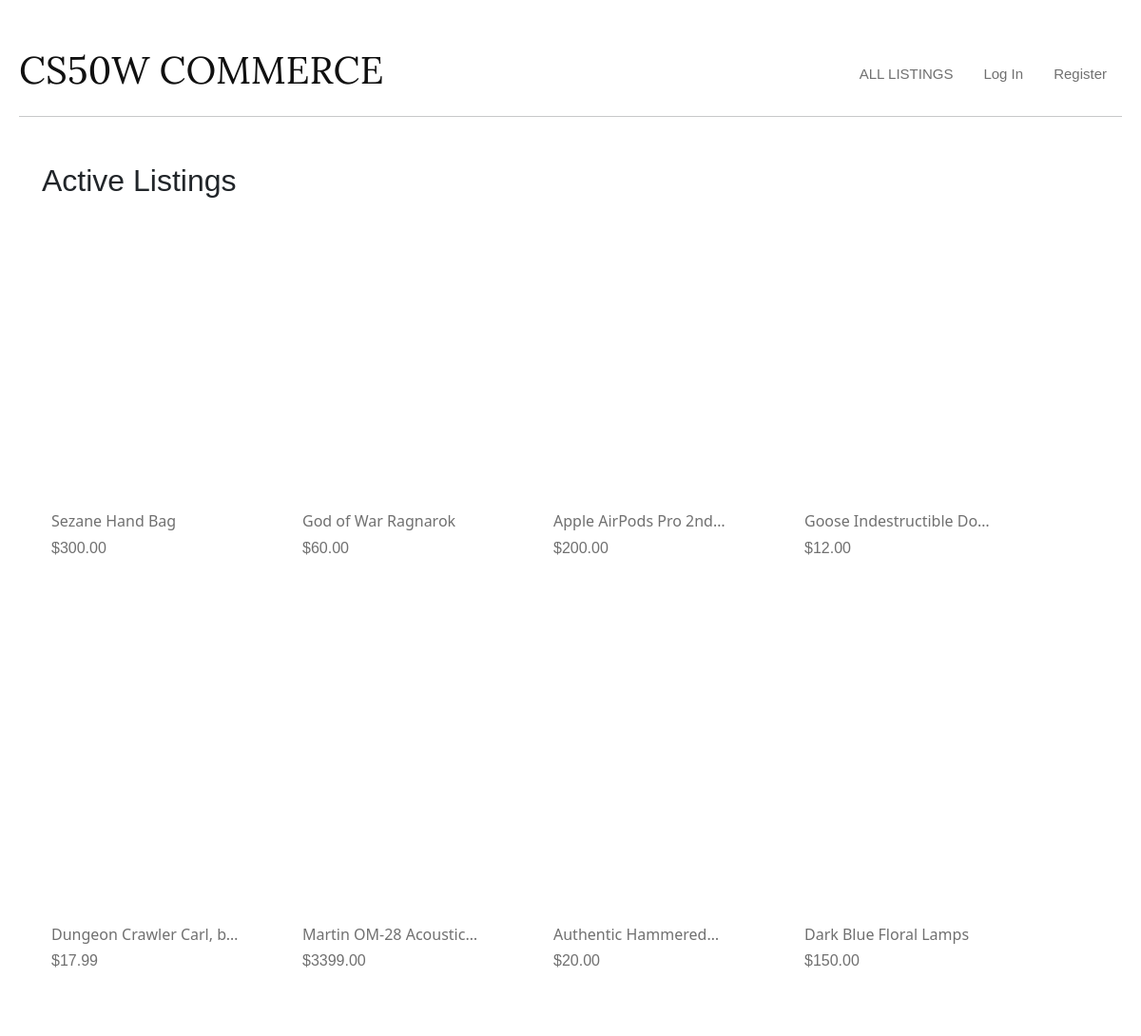
Before: / with the older database file.
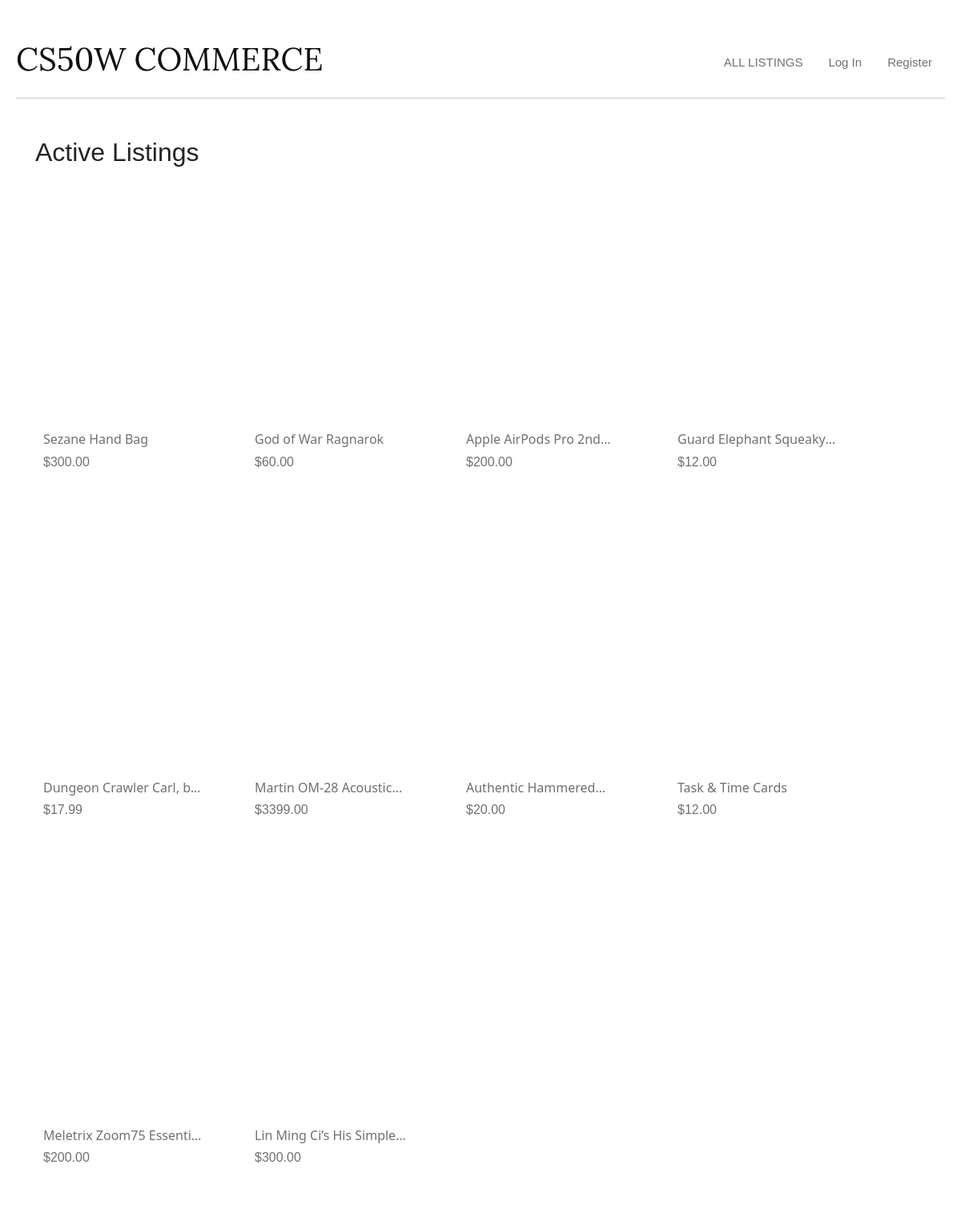
After: the same page with the newer database file.
### auctions/models.py (models this page shows, shortened)
class Listing(models.Model):
    title = models.CharField(max_length=50)
    description = models.CharField(max_length=1000)
    image = models.CharField(max_length=1000)
    price = models.FloatField()
    isActive = models.BooleanField(default=True)
    user = models.ForeignKey(User, on_delete=models.CASCADE, blank=True, null=True, related_name="user")
    category = models.ForeignKey(Category, on_delete=models.CASCADE, blank=True, null=True, related_name="category")
    watchlist = models.ManyToManyField(User, blank=True, null=True, related_name="listingWatchlist")

### auctions/views.py (the view)
# urls.py: path("", views.index, name="index"),
def index(request):
    activeListings = Listing.objects.filter(isActive=True)
    allCategories = Category.objects.all()
    return render(request, "auctions/index.html", {
        "listings": activeListings,
        "categories": allCategories
    })

### auctions/templates/auctions/index.html
{% extends "auctions/layout.html" %}
{% block body %}
    <h2 class="mt-5 mx-4" style="font-family: 'Plus Jakarta Sans', sans-serif;">Active Listings</h2>
    <div class="row mx-1">
        {% for listing in listings %}
            <div class="card mx-1 my-4" style="width: 16rem; border: none;">
                <a href="{% url 'listing' id=listing.id %}">
                    <div class="card-image-container" style="background-image: url('{{ listing.image }}');"></div>
                </a>
                <div class="card-body d-flex flex-column justify-content-between">
                    <h6 class="card-title clamp-title">{{ listing.title }}</h6>
                    <h6 class="listing-price mb-3">${{ listing.price|floatformat:"2" }}</h6>
                </div>
            </div>
        {% endfor %}
    </div>
{% endblock %}

Changed rows visible on the page:
no longer on this page (row edited): Listing: title "Dark Blue Floral Lamps", price "150.00"
changed Listing: title "Goose Indestructible…" → "Guard Elephant…"
added Listing: title "Task & Time Cards", price "12.00"
added Listing: title "Meletrix Zoom75…", price "200.00"
added Listing: title "Lin Ming Ci’s His…", price "300.00"
